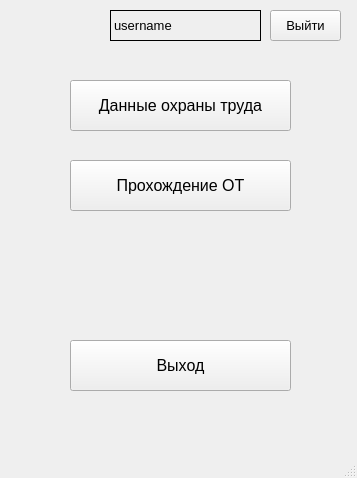
<?xml version="1.0" encoding="UTF-8"?>
<ui version="4.0">
 <class>MenuWindow</class>
 <widget class="QMainWindow" name="MenuWindow">
  <property name="geometry">
   <rect>
    <x>0</x>
    <y>0</y>
    <width>357</width>
    <height>478</height>
   </rect>
  </property>
  <property name="windowTitle">
   <string>Главное меню</string>
  </property>
  <widget class="QWidget" name="centralwidget">
   <widget class="QPushButton" name="logout_pb">
    <property name="geometry">
     <rect>
      <x>270</x>
      <y>10</y>
      <width>71</width>
      <height>31</height>
     </rect>
    </property>
    <property name="font">
     <font>
      <pointsize>10</pointsize>
     </font>
    </property>
    <property name="text">
     <string>Выйти</string>
    </property>
   </widget>
   <widget class="QLabel" name="username_lb">
    <property name="geometry">
     <rect>
      <x>110</x>
      <y>10</y>
      <width>151</width>
      <height>31</height>
     </rect>
    </property>
    <property name="font">
     <font>
      <pointsize>10</pointsize>
     </font>
    </property>
    <property name="styleSheet">
     <string notr="true">border: 1px solid black;</string>
    </property>
    <property name="text">
     <string>username</string>
    </property>
   </widget>
   <widget class="QPushButton" name="changeData_pb">
    <property name="geometry">
     <rect>
      <x>70</x>
      <y>80</y>
      <width>221</width>
      <height>51</height>
     </rect>
    </property>
    <property name="font">
     <font>
      <pointsize>12</pointsize>
     </font>
    </property>
    <property name="text">
     <string>Данные охраны труда</string>
    </property>
   </widget>
   <widget class="QPushButton" name="briefingCheck_pb">
    <property name="geometry">
     <rect>
      <x>70</x>
      <y>160</y>
      <width>221</width>
      <height>51</height>
     </rect>
    </property>
    <property name="font">
     <font>
      <pointsize>12</pointsize>
     </font>
    </property>
    <property name="text">
     <string>Прохождение ОТ</string>
    </property>
   </widget>
   <widget class="QPushButton" name="exit_pb">
    <property name="geometry">
     <rect>
      <x>70</x>
      <y>340</y>
      <width>221</width>
      <height>51</height>
     </rect>
    </property>
    <property name="font">
     <font>
      <pointsize>12</pointsize>
     </font>
    </property>
    <property name="text">
     <string>Выход</string>
    </property>
   </widget>
  </widget>
  <widget class="QMenuBar" name="menubar">
   <property name="geometry">
    <rect>
     <x>0</x>
     <y>0</y>
     <width>357</width>
     <height>26</height>
    </rect>
   </property>
  </widget>
  <widget class="QStatusBar" name="statusbar"/>
 </widget>
 <resources/>
 <connections/>
</ui>
